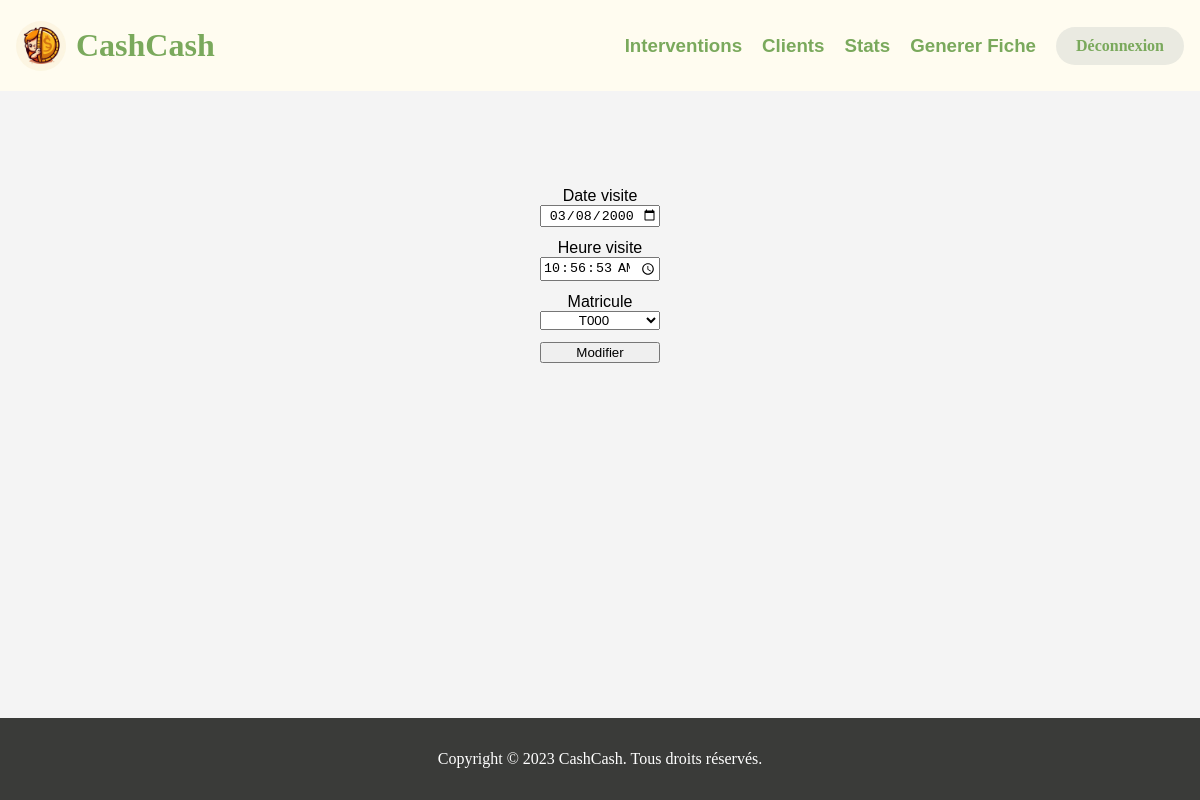
Page /?action=editerInterventions&&id=139 (signed in) on the committed database.
### tables this page shows
CREATE TABLE `interventions` (
  `numero_intervention` bigint(20) UNSIGNED NOT NULL,
  `date_visite` date NOT NULL,
  `heure_visite` time NOT NULL,
  `numero_client` varchar(191) NOT NULL,
  `matricule` varchar(191) NOT NULL
);

### index.php (called while the page is built, shortened)
<?php
    include "getRacine.php";
    if (isset($_GET["action"])) {
        $action = $_GET["action"];
    } else {
        $action = "defaut";
    }
    $fichier = controleurPrincipal($action);
    include "$racine/controleur/$fichier";
?>

### modele/bd.intervention.php (called while the page is built, shortened)
<?php
function getInterventionById($id){
    $base = connexionPDO();
    $statement = $base->prepare("SELECT interventions.*, controlers.commentaire, controlers.temps_passe
    FROM interventions
    LEFT JOIN controlers ON controlers.numero_intervention = interventions.numero_intervention
    WHERE interventions.numero_intervention = :Ninter");
    $statement->bindParam(':Ninter', $id);
    $statement->execute();
    $resultat = $statement->fetch(PDO::FETCH_ASSOC);
    return $resultat;
}
function getMatricules(){
    $base = connexionPDO();
    $queryMatricules = "SELECT matricule FROM techniciens";
    $statement = $base->prepare($queryMatricules);
    $statement->execute();
    $matricules = $statement->fetchAll(PDO::FETCH_COLUMN);
    return $matricules;
}
?>

### vue/vueEditer.php (the view, shortened to what this page needs)
<form style="text-align: center; display: grid; margin-top: 8%;" action="?action=updateInterventions" method="POST">
    <label for="date_visite">Date visite</label>
    <td><input class="editer1" style="text-align: center; margin-bottom: 1%; margin-left: 45%; margin-right: 45%;" type="date" name="date_visite" value="<?php echo $resultat['date_visite']; ?>"></td>
    <label for="date_visite">Heure visite</label>
    <td><input class="editer2" style="text-align: center; margin-bottom: 1%; margin-left: 45%; margin-right: 45%;" type="time" name="heure_visite" value="<?php echo $resultat['heure_visite']; ?>" step="1"></td>
    <td>
        <label for="date_visite">Matricule</label>
        <select class="editer5" style="text-align: center; margin-bottom: 1%; margin-left: 45%; margin-right: 45%;" name="matricule">
            <?php foreach ($matricules as $matricule): ?>
                <option value="<?php echo $matricule; ?>" <?php if ($matricule == $resultat['matricule']) echo 'selected'; ?>><?php echo $matricule; ?></option>
            <?php endforeach; ?>
        </select>
    </td>
    <td><input class="editer6" style="text-align: center; margin-bottom: 1%; margin-left: 45%; margin-right: 45%;" type="submit" value="Modifier"></td>
</form>

### css/style.css (style rules this page uses)
.editer1 { text-align: center; }

### rows in the picture
interventions: date_visite "03/08/2000", heure_visite "10:56:53", matricule "T000"
